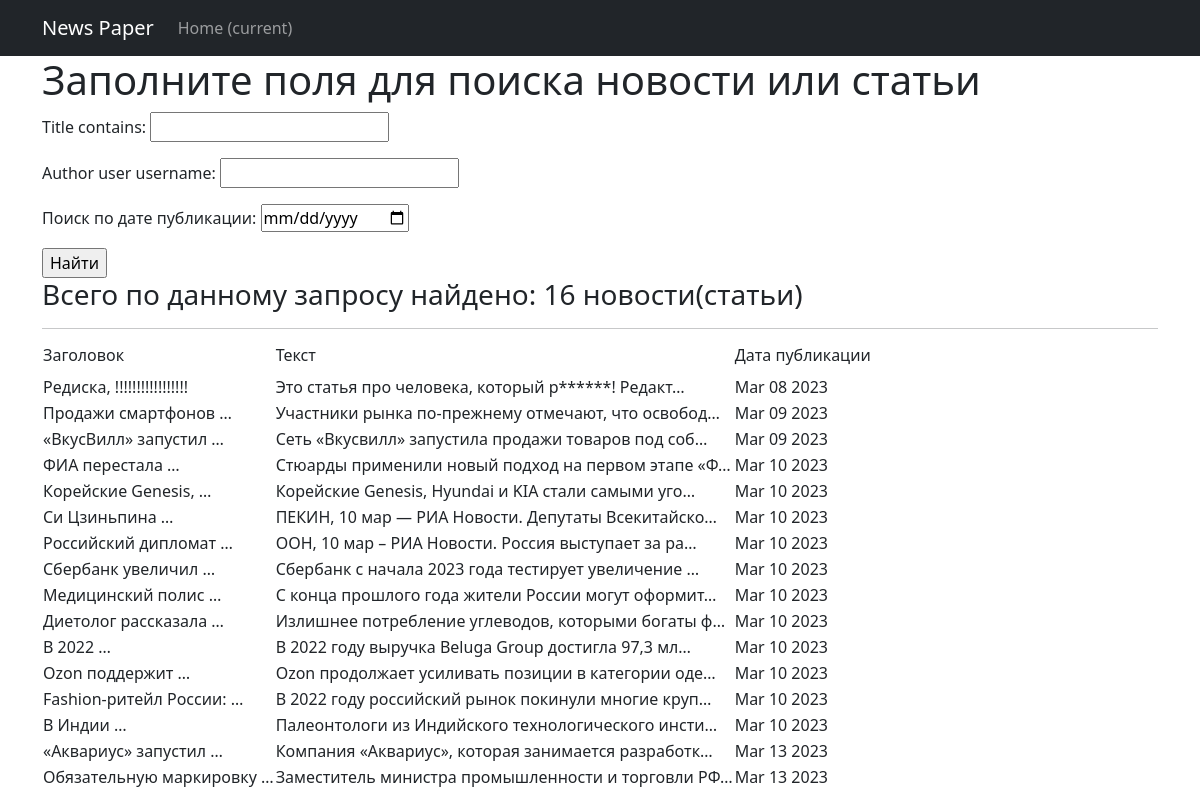
Page /news/search/ on the earlier database version.
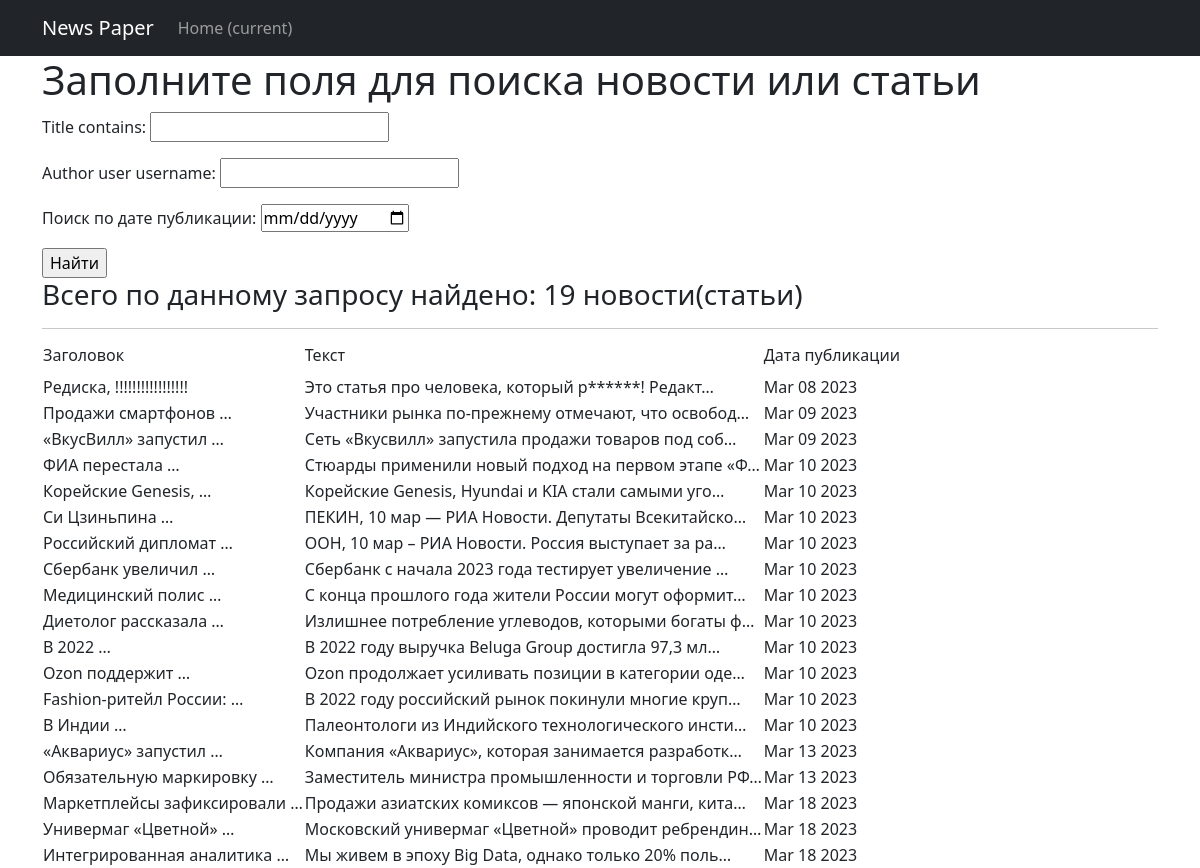
Same page on the later database version.
### news/models.py (models this page shows, shortened)
class Post(models.Model):
    list_type = [(news, 'Новости'), (article, 'Статья')]
    author = models.ForeignKey(Author, on_delete=models.CASCADE)
    post_type = models.CharField(max_length=2, choices=list_type)
    time_create = models.DateTimeField(auto_now_add=True)
    category = models.ManyToManyField(Category, through='PostCategory')
    title = models.CharField(max_length=250)
    text_post = models.TextField()
    rating = models.FloatField(default=0.0)

### news/views.py (the view)
# urls.py: path('search', SearchList.as_view()),
class SearchList(ListView):
    model = Post
    template_name = 'search_page.html'
    context_object_name = 'posts'
    def get_queryset(self):
        queryset = super().get_queryset()
        self.filterset = PostFilter(self.request.GET, queryset)
        return self.filterset.qs
    def get_context_data(self, **kwargs):
        context = super().get_context_data(**kwargs)
        context['filterset'] = self.filterset
        context['time_now'] = datetime.utcnow()
        return context

### news/templatetags/custom_filters.py (called while the page is built)
@register.filter
@stringfilter
def censor(value):
    for i in range(len(bad_words)):
        num_index = value.lower().find(bad_words[i])
        if num_index > 0:
            value = value.replace(bad_words[i][1:], "*" * (len(bad_words[i]) - 1))
    return value

### news/templates/search_page.html (shortened to what this page needs)
{% extends 'flatpages/default.html' %}
{% load custom_filters %}
{% load custom_tags %}
{% block content %}
<h1>Заполните поля для поиска новости или статьи</h1>
   <form action="" method="get">
       {{ filterset.form.as_p }}
       <input type="submit" value="Найти" />
   </form>
{% if posts|length > 1 %}
<h3>Всего по данному запросу найдено: {{ posts|length }} новости(статьи)</h3>
{% elif posts|length == 1%}
<h3>По данному запросу найдена только одна публикация</h3>
{% else %}
<h3>По данному запросу ничего не найдено!</h3>
{% endif %}
    <hr>
   {% if posts %}
       <table>
           <tr>
               <td><h6>Заголовок</h6></td>
               <td><h6>Текст</h6></td>
               <td><h6>Дата публикации</h6></td>
           </tr>
           {% for post in posts %}
           <tr>
               <td>{{ post.title|truncatewords:2|censor }}</td>
               <td>{{ post.text_post|truncatechars:50|censor }}</td>
               <td>{{ post.time_create|date:'M d Y' }}</td>
           </tr>
           {% endfor %}
       </table>
   {% endif %}
{% endblock content %}

### news/templates/flatpages/default.html (shortened to what this page needs)
<!DOCTYPE html>
<html lang="en">
    <head>
        {% load static %}
        <link href="{% static 'css/styles.css' %}" rel="stylesheet" />
    </head>
    <body>
        <nav class="navbar navbar-expand-lg navbar-dark bg-dark static-top">
            <div class="container">
                <a class="navbar-brand" href="#">News Paper</a>
                <div class="collapse navbar-collapse" id="navbarResponsive">
                    <ul class="navbar-nav ml-auto">
                        <li class="nav-item active">
                            <a class="nav-link" href="#">Home
                                <span class="sr-only">(current)</span>
                            </a>
                        </li>
                    </ul>
                </div>
            </div>
        </nav>
        <div class="container">
            <div class="row">
                <div class="col-lg-12 text-left">
                    {% block content %}{% endblock content %}
                </div>
            </div>
        </div>
    </body>
</html>

Differences in the rows shown:
added Post: title|censor "Маркетплейсы зафиксировали …", text_post|censor "Продажи азиатских комиксов — японской манги, кита…", time_create "Mar 18 2023"
added Post: title|censor "Универмаг «Цветной» …", text_post|censor "Московский универмаг «Цветной» проводит ребрендин…", time_create "Mar 18 2023"
added Post: title|censor "Интегрированная аналитика …", text_post|censor "Мы живем в эпоху Big Data, однако только 20% поль…", time_create "Mar 18 2023"
Other differences:
{{ posts|length }}: "16" → "19"
